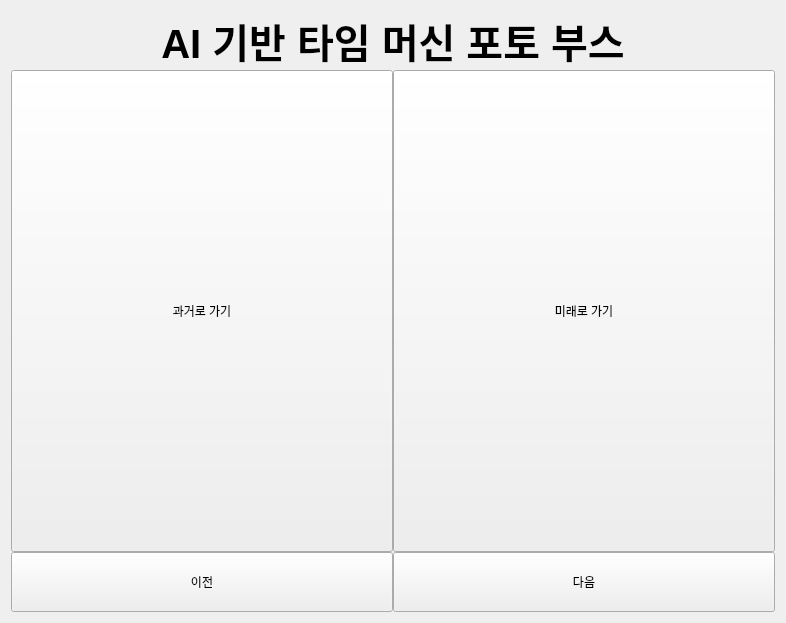
<?xml version="1.0" encoding="UTF-8"?>
<ui version="4.0">
 <class>Form</class>
 <widget class="QWidget" name="Form">
  <property name="geometry">
   <rect>
    <x>0</x>
    <y>0</y>
    <width>786</width>
    <height>623</height>
   </rect>
  </property>
  <property name="windowTitle">
   <string>Form</string>
  </property>
  <layout class="QGridLayout" name="gridLayout_2">
   <item row="0" column="0">
    <layout class="QGridLayout" name="gridLayout" rowstretch="0,1,0">
     <property name="spacing">
      <number>0</number>
     </property>
     <item row="2" column="0">
      <layout class="QHBoxLayout" name="horizontalLayout">
       <property name="spacing">
        <number>0</number>
       </property>
       <item>
        <widget class="QPushButton" name="btn_back">
         <property name="minimumSize">
          <size>
           <width>200</width>
           <height>60</height>
          </size>
         </property>
         <property name="text">
          <string>이전</string>
         </property>
        </widget>
       </item>
       <item>
        <widget class="QPushButton" name="btn_next">
         <property name="minimumSize">
          <size>
           <width>200</width>
           <height>60</height>
          </size>
         </property>
         <property name="text">
          <string>다음</string>
         </property>
        </widget>
       </item>
      </layout>
     </item>
     <item row="0" column="0">
      <widget class="QLabel" name="label">
       <property name="font">
        <font>
         <pointsize>30</pointsize>
         <weight>75</weight>
         <bold>true</bold>
        </font>
       </property>
       <property name="text">
        <string>AI 기반 타임 머신 포토 부스</string>
       </property>
       <property name="alignment">
        <set>Qt::AlignCenter</set>
       </property>
      </widget>
     </item>
     <item row="1" column="0">
      <layout class="QHBoxLayout" name="horizontalLayout_3">
       <item>
        <widget class="QPushButton" name="btn_past">
         <property name="sizePolicy">
          <sizepolicy hsizetype="Minimum" vsizetype="Preferred">
           <horstretch>0</horstretch>
           <verstretch>0</verstretch>
          </sizepolicy>
         </property>
         <property name="text">
          <string>과거로 가기</string>
         </property>
        </widget>
       </item>
       <item>
        <widget class="QPushButton" name="btn_future">
         <property name="sizePolicy">
          <sizepolicy hsizetype="Minimum" vsizetype="Preferred">
           <horstretch>0</horstretch>
           <verstretch>0</verstretch>
          </sizepolicy>
         </property>
         <property name="text">
          <string>미래로 가기</string>
         </property>
        </widget>
       </item>
      </layout>
     </item>
    </layout>
   </item>
  </layout>
 </widget>
 <resources/>
 <connections/>
</ui>
